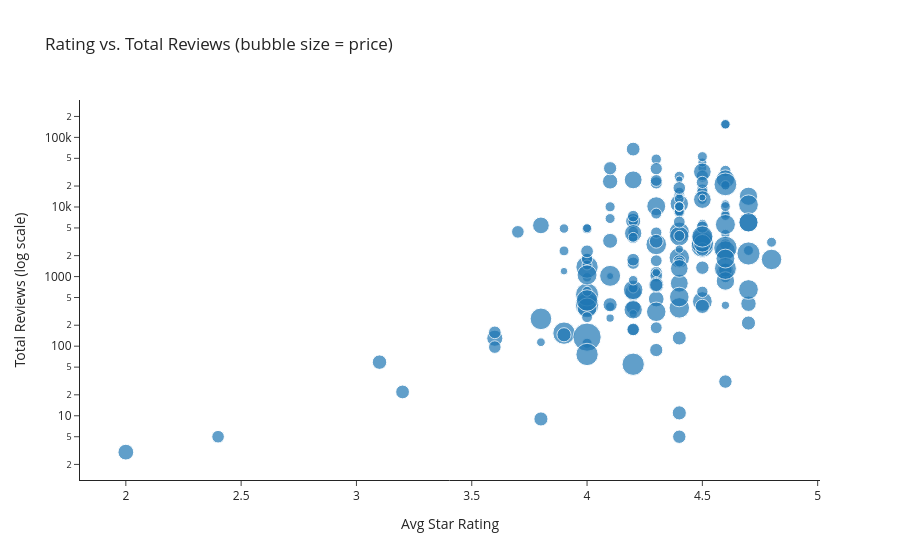

Notebook code for this chart:
### Markdown cell above
### 4.5 Do Higher-Rated Products Also Have More Reviews?

### Code cell
plot_df = df.dropna(subset=["rating", "total_reviews"]).copy()

fig = px.scatter(
    plot_df,
    x="rating",
    y="total_reviews",
    size="price",
    hover_name="title",
    hover_data={"brand": True, "price": True, "rating": True, "total_reviews": True},
    title="Rating vs. Total Reviews (bubble size = price)",
    labels={
        "rating": "Avg Star Rating",
        "total_reviews": "Total Reviews (log scale)",
        "price": "Price ($)",
    },
    template=PLOTLY_TEMPLATE,
    log_y=True,
)
fig.show()

# Review counts are highly skewed, so correlate rating with log10(reviews),
# and also report the rank-based Spearman correlation
pearson_log = plot_df["rating"].corr(np.log10(plot_df["total_reviews"]))
spearman = plot_df["rating"].corr(plot_df["total_reviews"], method="spearman")
print(f"Pearson correlation (rating vs. log10 reviews): {pearson_log:.3f}")
print(f"Spearman rank correlation (rating vs. reviews): {spearman:.3f}")

### Figure 1 — Plotly figure (JSON) as saved in the notebook; plotly's stock layout.template omitted (floating-point values rounded to 4 significant figures; data arrays with more than 128 entries replaced by an {"elided": "..."} marker saying what was removed)
{"data": [{"customdata": {"elided": "179x2 mixed values"}, "hovertemplate": "<b>%{hovertext}</b><br><br>Avg Star Rating=%{x}<br>Total Reviews (log scale)=%{y}<br>Price ($)=%{customdata[1]}<br>brand=%{customdata[0]}<extra></extra>", "hovertext": {"elided": "179 str values"}, "legendgroup": "", "marker": {"color": "#1F77B4", "size": {"elided": "179 float values"}, "sizemode": "area", "sizeref": 0.2, "symbol": "circle"}, "mode": "markers", "name": "", "orientation": "v", "showlegend": false, "type": "scatter", "x": {"elided": "179 float values"}, "xaxis": "x", "y": {"elided": "179 float values"}, "yaxis": "y"}], "layout": {"legend": {"itemsizing": "constant", "tracegroupgap": 0}, "title": {"text": "Rating vs. Total Reviews (bubble size = price)"}, "xaxis": {"anchor": "y", "domain": [0.0, 1.0], "title": {"text": "Avg Star Rating"}}, "yaxis": {"anchor": "x", "domain": [0.0, 1.0], "title": {"text": "Total Reviews (log scale)"}, "type": "log"}}}
